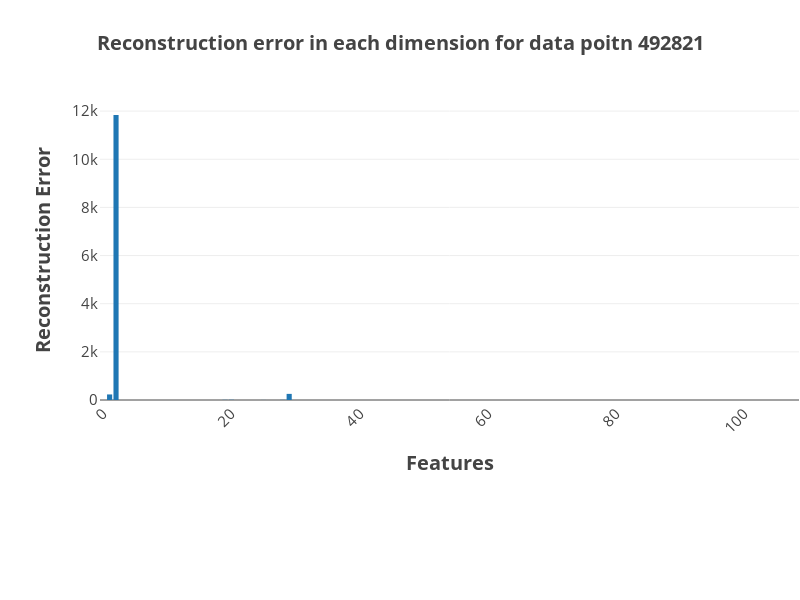
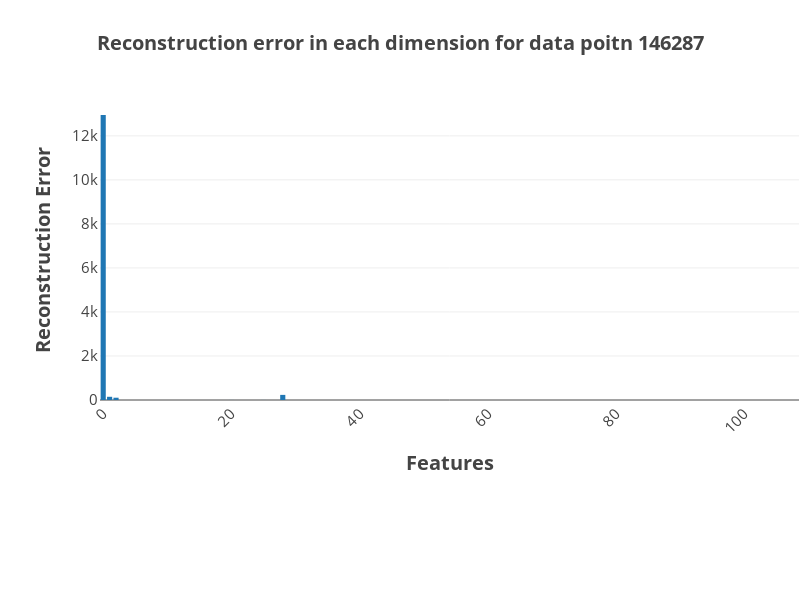
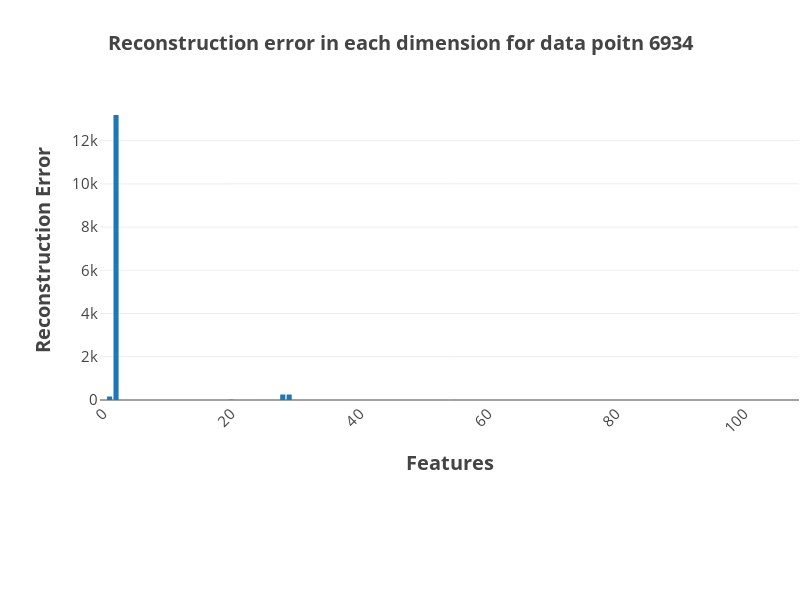
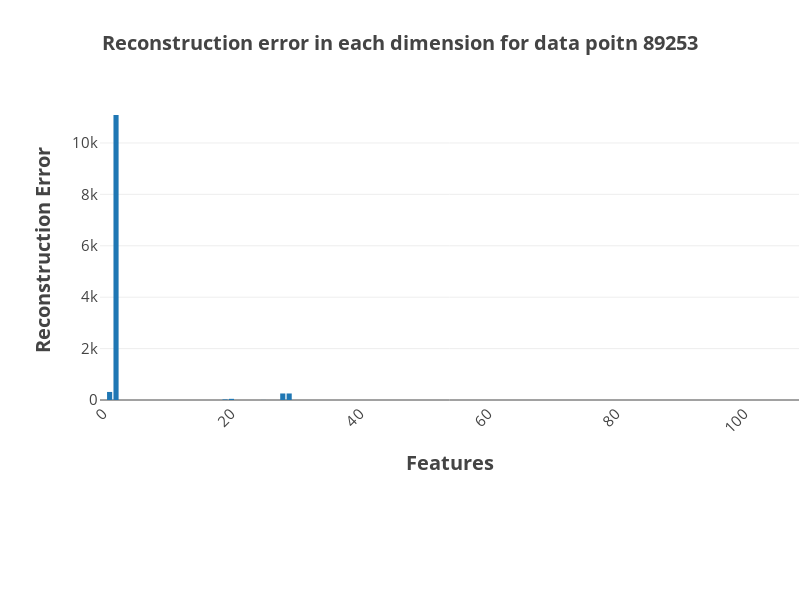

The cell these charts' notebook holds for them, in order:
### Code cell
# INTERPRETATION

data_n = pd.DataFrame(X_test, index= y_test.index)

def compute_error_per_dim(point):
    
    initial_pt = np.array(data_n.loc[point,:]).reshape(1,109)
    reconstructed_pt = autoencoder_func.predict(initial_pt)
    
    return abs(np.array(initial_pt  - reconstructed_pt)[0])

def bar_plot(df, data_pt):
    x = df.columns.tolist()
    y = df.loc[data_pt]
    
    trace = {'type': 'bar',
             'x'   : x,
             'y'   : y}
    data = Data([trace])
    layout = {'title' : "<b>Reconstruction error in each dimension for data poitn {}".format(data_pt),
              'titlefont':{'size' : 20},
              'xaxis' : {'title': '<b>Features',
                         'titlefont':{'size' : 20},
                         'tickangle': -45, 'tickfont': {'size':15} },
              'yaxis' : {'title': '<b>Reconstruction Error',
                         'titlefont':{'size' : 20},
                         'tickfont': {'size':15}},
              'margin' : {'l':100, 'r' : 1, 'b': 200, 't': 100, 'pad' : 1},
              'height' : 600, 'width' : 800,
             }
    
    fig = Figure(data = data, layout = layout)
    
    return pyo.iplot(fig)

RE_per_dim = {}
for ind in outliers:
    RE_per_dim[ind] = compute_error_per_dim(ind)
    
RE_per_dim = pd.DataFrame(RE_per_dim).T


for pt in outliers[0:5]:
    bar_plot(RE_per_dim,pt)
